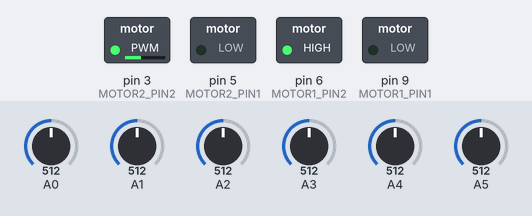
The sketch below on a simulated Arduino Uno, built with avr-gcc and run on an emulated ATmega328P. Shown: switched loads named in the sketch (green lamp = pin HIGH). Inputs (shaded band) come from the test bench; at power-on: A3 = 512, A5 = 512, A2 = 512, A0 = 512, A1 = 512, A4 = 512.

Above: at 1.2 s.
1.3 s: A3 set to 684
2.8 s: A3 set to 715
At 3.3 s:
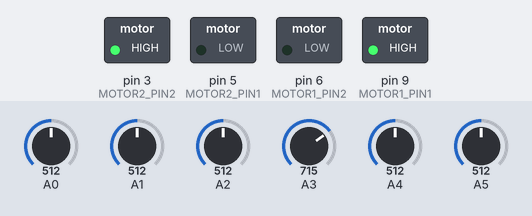
4.3 s: A5 set to 689
5.8 s: A5 set to 706
At 7.0 s:
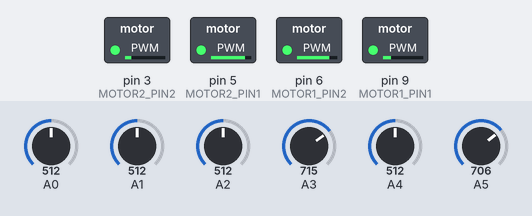
7.3 s: A2 set to 161
8.8 s: A2 set to 134
At 9.4 s:
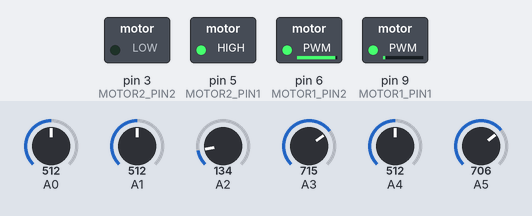
Timing chart, 0 to 11.3 s (numbered marks = the images above; inputs shaded):
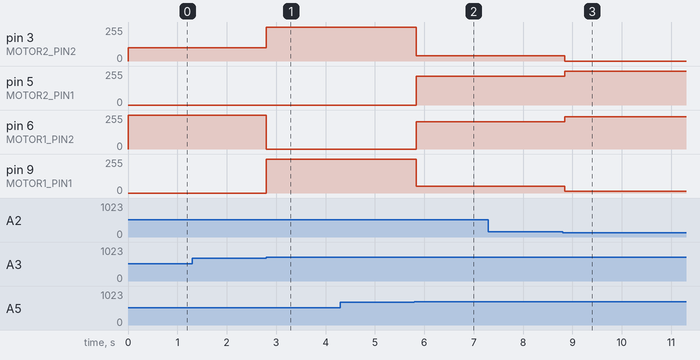

Measured:
- the behaviour switches between 699 and 700 on A3 (found by bisection; images 0 and 1)
- the behaviour switches between 699 and 700 on A5 (found by bisection; images 1 and 2)
- after the input at 1.3 s, every drawn part: stays the same
- after the input at 2.8 s, pin 3 (MOTOR2_PIN2): 100/255 → 255/255 at once; pin 6 (MOTOR1_PIN2): 255/255 → 0/255 at once; pin 9 (MOTOR1_PIN1): 0/255 → 255/255 at once
- after the input at 4.3 s, every drawn part: stays the same
- after the input at 5.8 s, pin 3 (MOTOR2_PIN2): 255/255 → 40/255 at once; pin 5 (MOTOR2_PIN1): 0/255 → 215/255 at once; pin 6 (MOTOR1_PIN2): 0/255 → 205/255 at once; pin 9 (MOTOR1_PIN1): 255/255 → 50/255 at once
- after the input at 7.3 s, every drawn part: stays the same
- after the input at 8.8 s, pin 3 (MOTOR2_PIN2): 40/255 → 0/255 at once; pin 5 (MOTOR2_PIN1): 215/255 → 255/255 at once; pin 6 (MOTOR1_PIN2): 205/255 → 243/255 at once; pin 9 (MOTOR1_PIN1): 50/255 → 12/255 at once

The sketch:

code_whiteboard_lateOct2015.ino
```cpp
// 26 Oct 2015
// code for Andrei and Maria's prototype 1: Whiteboard - from SmartCardboard

// !!! Attention 1 !!!
// check motor pins so that the movements correspond to the code
int MOTOR2_PIN1 = 5;
int MOTOR2_PIN2 = 3;
int MOTOR1_PIN1 = 9;
int MOTOR1_PIN2 = 6;
int color_threshold = 700; // a threshold between black and white according to the color sensors
int distance_front_threshold = 180;
int distance_side_threshold = 150;
// senzorii distance - pe baterie - vad < 100 la nimic pana la 500 la distanta max a lui
// senzorii distance - pe cablu - vad 150 la nimic
// nu merge senzorul dreapta lateral !!! // vezi fire
// senzorii coloare... sunt haotici

static int distance_front, distance_left, distance_right;
static int color_back, color_left, color_right;
int now;

void setup() {
  // this code runs once, in the beginning

  // setam sloturile motoarelor pe output
  pinMode(MOTOR1_PIN1, OUTPUT);
  pinMode(MOTOR1_PIN2, OUTPUT);
  pinMode(MOTOR2_PIN1, OUTPUT);
  pinMode(MOTOR2_PIN2, OUTPUT);

  // setam sloturile pentru input de la sezori
//  pinMode(distance_front, INPUT);
//  pinMode(distance_left, INPUT);
//  pinMode(distance_right, INPUT);
//  pinMode(color_back, INPUT);
//  pinMode(color_left, INPUT);
//  pinMode(color_right, INPUT);

  pinMode(0, INPUT);
  pinMode(1, INPUT);
  pinMode(2, INPUT);
  pinMode(3, INPUT);
  pinMode(4, INPUT);
  pinMode(5, INPUT);

  Serial.begin(9600);
} // end of setup
// -------------------------------------------

// methods:
// go(int speedLeft, int speedRight) // lowlevel method for interacting with the wheels
// explore_front() // goes front with speed 150
// charge()        // goes front with speed 255
// go_back()       // speed 150
// turn_left()     // turns with 150
// turn_right()    // turns with 150

// read_sensors()  // reads into all the 6 values of sensors
// color_check()   // if it detects white it runs from it

void loop() {

  // !!! el face comanda data pana cand intra pe alt if
  // daca iese din if si nu intalneste alte comenzi el tot pe aia de la ultimul if o s-o tina

  // strategy:
  // if on black then search for enemy
  // else get back in ring
  //
  // search for enemy:
  // if nobody then search
  // else attack

  read_sensors();
  //  Serial.println(distance_front);
  //  Serial.println(distance_left);
  //  Serial.println(distance_right);

  if (color_left < color_threshold && color_right < color_threshold) {
//    Serial.println("SEE BOTH");
    go(-255, -100);
    go(-255, -100);
//    go_back();
  }
  else if (color_left < color_threshold) {
//    Serial.println("SEE LEFT");
    go(-255, 255);
    go(-255, 255);
//    turn_right(90);
  }
  else if (color_right < color_threshold) {
//    Serial.println("SEE RIGHT");
    go(255, -255);
    go(255, -255);
//    turn_left(90);
  }
  else
  {
//    Serial.println("EXPLORE");
//    explore_front();
//    go(150, 150);
  // DETECT // senzorii de distanta au prioritate egala
    if(distance_front > distance_front_threshold) // vede ceva in fata - <100 baterie - <180 cablu
    {
      go(255,255);
    }
    if (distance_left > distance_side_threshold) // - <100 baterie - <180 cablu
    {
      go(255, -255);
      go(255, -255);
      go(255, -255);
      go(255, -255);
    }
    // nu merge distante pe dreapta
    if(distance_right > distance_side_threshold) // - <100 baterie - <180 cablu
    {
      go(-255, 255);
      go(-255, 255);
      go(-255, 255);
      go(-255, 255);
    }
    if(distance_front < distance_front_threshold && distance_left < distance_side_threshold && distance_right < distance_side_threshold) // daca nu vezi nimic
    {
      go(150,150);
    }
  }


//  if(color_check() == true)
//  {
////    search_for_enemy();
//      explore_front();
//  }
  // else is tacked in the color_check()

} // end of loop


// -------------------------------
// additional methods
// -------------------------------

//DONE: detect algo
//DONE: search algo

void read_sensors() {
  distance_front = analogRead(0);
  distance_left  = analogRead(2);
  distance_right = analogRead(4);
  color_back     = analogRead(1);
  color_left     = analogRead(3);
  color_right    = analogRead(5);

} // end of read_sensors

// stangul alb 550, negru 1023 baterie
// dreptul alb 30,  negru 1023 baterie
// spate   alb 30,  negru 800  baterie

bool color_check() {
  if (color_left < color_threshold && color_right < color_threshold) {
    go_back();
    return false;
  }
  if (color_left < color_threshold) {
    Serial.println("SEE LEFT");
    turn_right(90);
    return false;
  }
  if (color_right < color_threshold) {
    Serial.println("SEE RIGHT");
    turn_left(90);
    return false;
  }

  return true;
  //TODO: not using color_back
} // end of color_check

void search_for_enemy(){
  // DETECT // senzorii de distanta au prioritate egala
  if(distance_front > distance_front_threshold) // vede ceva in fata - <100 baterie - <180 cablu
  {
    charge();
  }
  if (distance_left > distance_side_threshold) // - <100 baterie - <180 cablu
  {
    turn_left(90); //done: la 90 grade
  }
  // nu merge distante pe dreapta
  if(distance_right > distance_side_threshold) // - <100 baterie - <180 cablu
  {
    turn_right(90); //TDOD: la 90 grade
  //charge(); //TODO: pana ajungi la enemy
  }
  if(distance_front < distance_front_threshold && distance_left < distance_side_threshold && distance_right < distance_side_threshold) // daca nu vezi nimic
  {
//    go(0, 0); // seems corelated with problem 2
      explore_front();
  }

} // end of search for enemy

void go_back() {
  now = millis();
  while (millis() - now < 100) //  300 pe baterie. 550 pe cablu pt 255 speed
  {
    Serial.println("back");
    // it is blind here - doesn't react to sensors
    go(-255, -150);
  }
}

void turn_right(int degrees) {
//  if (degrees == 90)
//  {
    now = millis();
    while (millis() - now < 100) //  300 pe baterie. 550 pe cablu pt 255 speed
    {
      Serial.println("right");
      // it is blind here - doesn't react to sensors
      go(-255, 255);
    }
//  }
}

void turn_left(int degrees) {
  //PROBLEM 2: dupa o vreme, doar intra in metoda dar nu mai intra in if-ul cu 90. si doar print in turn left si atat. fara sa se miste
//  if (degrees == 90)
//  {
    now = millis();
    while (millis() - now < 100) //  300 pe baterie. 550 pe cablu pt 255 speed
    {
      Serial.println("left");
      // it is blind here - doesn't react to sensors
      go(255, -255);
    }
//  }
}

void explore_front() {
  Serial.println("explore front");
  go(150, 150);
}

void explore_angle(char* direct){
  if(strcmp(direct,"left")){
    go(150,160);
  }
  else if(strcmp(direct,"right")){
    go(160,150);
  }
}

void charge() {
  go(255, 255);
}

void go(int speedLeft, int speedRight) {
  if (speedLeft > 0) {
    analogWrite(MOTOR1_PIN1, speedLeft);
    analogWrite(MOTOR1_PIN2, 0);
  }
  else {
    analogWrite(MOTOR1_PIN1, 0);
    analogWrite(MOTOR1_PIN2, -speedLeft);
  }

  if (speedRight > 0) {
    analogWrite(MOTOR2_PIN1, speedRight);
    analogWrite(MOTOR2_PIN2, 0);
  } else {
    analogWrite(MOTOR2_PIN1, 0);
    analogWrite(MOTOR2_PIN2, -speedRight);
  }
} // end of go
```
